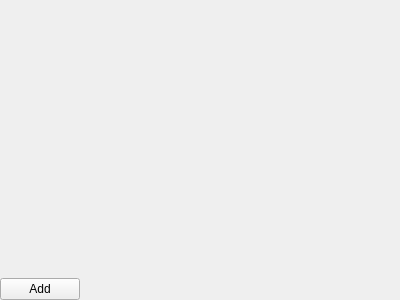
<?xml version="1.0" encoding="UTF-8"?>
<ui version="4.0">
 <class>ActionList</class>
 <widget class="QWidget" name="ActionList">
  <property name="geometry">
   <rect>
    <x>0</x>
    <y>0</y>
    <width>400</width>
    <height>300</height>
   </rect>
  </property>
  <property name="sizePolicy">
   <sizepolicy hsizetype="Preferred" vsizetype="Expanding">
    <horstretch>0</horstretch>
    <verstretch>0</verstretch>
   </sizepolicy>
  </property>
  <layout class="QVBoxLayout" name="verticalLayout">
   <property name="margin">
    <number>0</number>
   </property>
   <item>
    <layout class="QVBoxLayout" name="actionListLayout">
     <item>
      <spacer name="verticalSpacer">
       <property name="orientation">
        <enum>Qt::Vertical</enum>
       </property>
       <property name="sizeHint" stdset="0">
        <size>
         <width>20</width>
         <height>40</height>
        </size>
       </property>
      </spacer>
     </item>
    </layout>
   </item>
   <item>
    <layout class="QHBoxLayout" name="horizontalLayout">
     <item>
      <widget class="QPushButton" name="actionAdd">
       <property name="text">
        <string>Add</string>
       </property>
      </widget>
     </item>
     <item>
      <spacer name="horizontalSpacer">
       <property name="orientation">
        <enum>Qt::Horizontal</enum>
       </property>
       <property name="sizeHint" stdset="0">
        <size>
         <width>40</width>
         <height>20</height>
        </size>
       </property>
      </spacer>
     </item>
    </layout>
   </item>
  </layout>
 </widget>
 <resources/>
 <connections/>
</ui>
